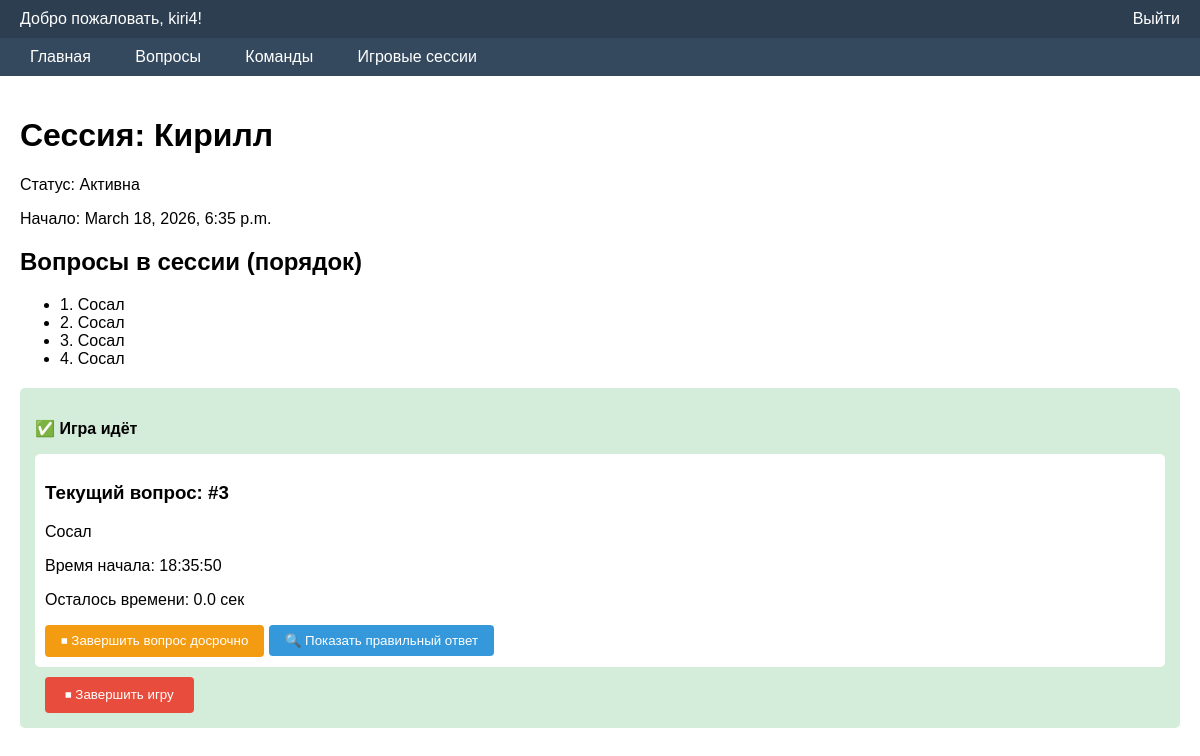
The page /moderator/sessions/10/ (signed in) on the database its author committed.
### moderator/models.py (models this page shows, shortened)
class Moderator(models.Model):
    user = models.OneToOneField(User, on_delete=models.CASCADE, related_name='moderator_profile')
    full_name = models.CharField(max_length=100, verbose_name="Полное имя")
    phone = models.CharField(max_length=20, blank=True, verbose_name="Телефон")
    created_at = models.DateTimeField(auto_now_add=True)
    class Meta:
        verbose_name = "Модератор"
        verbose_name_plural = "Модераторы"

### quiz/models.py (models this page shows, shortened)
class GameSession(models.Model):
    STATUS_CHOICES = [
        ('prep', 'Подготовка'),
        ('active', 'Активна'),
        ('finished', 'Завершена'),
    ]
    name = models.CharField('Название игры', max_length=200, blank=True)
    start_time = models.DateTimeField('Время начала', null=True, blank=True)
    end_time = models.DateTimeField('Время окончания', null=True, blank=True)
    status = models.CharField('Статус', max_length=10, choices=STATUS_CHOICES, default='prep')
    created_at = models.DateTimeField('Дата создания', auto_now_add=True)
    current_game_question = models.ForeignKey('GameQuestion', on_delete=models.SET_NULL, null=True, blank=True,
                                               related_name='+', verbose_name='Текущий вопрос')
    class Meta:
        verbose_name = 'Игровая сессия'
        verbose_name_plural = 'Игровые сессии'

class GameQuestion(models.Model):
    game_session = models.ForeignKey(GameSession, on_delete=models.CASCADE, related_name='game_questions')
    question = models.ForeignKey(Question, on_delete=models.CASCADE, related_name='game_questions')
    order = models.PositiveIntegerField('Порядковый номер вопроса')
    start_time = models.DateTimeField('Время показа вопроса', null=True, blank=True)  # заполняется при старте вопроса
    class Meta:
        verbose_name = 'Вопрос в игре'
        verbose_name_plural = 'Вопросы в игре'
        unique_together = ('game_session', 'order')  # один порядковый номер в сессии
        ordering = ['order']

class Question(models.Model):
    text = models.TextField('Текст вопроса')
    time_limit = models.PositiveIntegerField('Время на ответ (сек)', default=60)
    image = models.ImageField('Изображение', upload_to='questions/', blank=True, null=True)
    created_at = models.DateTimeField('Дата создания', auto_now_add=True)
    class Meta:
        verbose_name = 'Вопрос'
        verbose_name_plural = 'Вопросы'

### moderator/views.py (the view)
# urls.py: path('sessions/<int:pk>/', views.GameSessionDetailView.as_view(), name='gamesession_detail'),
class GameSessionDetailView(ModeratorRequiredMixin, DetailView):
    model = GameSession
    template_name = 'moderator/gamesession_detail.html'
    context_object_name = 'session'
    def get_context_data(self, **kwargs):
        context = super().get_context_data(**kwargs)
        context['available_questions'] = Question.objects.all()
        context['game_questions'] = self.object.game_questions.all().order_by('order')
        return context

### moderator/views.py (called while the page is built)
    def dispatch(self, request, *args, **kwargs):
        if not request.user.is_authenticated:
            return self.handle_no_permission()
        if not hasattr(request.user, 'moderator_profile'):
            raise PermissionDenied("У вас нет прав модератора.")
        return super().dispatch(request, *args, **kwargs)

### moderator/templates/moderator/gamesession_detail.html (shortened to what this page needs)
{% extends "moderator/base.html" %}
{% block content %}
<h1>Сессия: {{ session.name }}</h1>
<p>Статус: {{ session.get_status_display }}</p>
<p>Начало: {{ session.start_time|default:"не начата" }}</p>
<h2>Вопросы в сессии (порядок)</h2>
<ul>
    {% for gq in game_questions %}
    <li>
        {{ gq.order }}. {{ gq.question.text|truncatechars:80 }}
    </li>
    {% empty %}
    <li>Нет добавленных вопросов</li>
    {% endfor %}
</ul>
{% if session.status == 'active' %}
    <div style="background: #d4edda; padding: 15px; border-radius: 5px; margin-top: 20px;">
        <p style="font-weight: bold;">✅ Игра идёт</p>
        {% if session.current_game_question %}
            <div style="background: white; padding: 10px; border-radius: 5px; margin-bottom: 10px;">
                <h3>Текущий вопрос: #{{ session.current_game_question.order }}</h3>
                <p>{{ session.current_game_question.question.text|truncatechars:150 }}</p>
                <p>Время начала: {{ session.current_game_question.start_time|date:"H:i:s" }}</p>
                <p>Осталось времени: <span id="timer_display">--</span></p>
                <form method="post" action="{% url 'moderator:end_question_early' session.pk %}" style="display:inline;">
                    <button type="submit" onclick="return confirm('Досрочно завершить приём ответов?')"
                            style="background: #f39c12; color: white; border: none; padding: 8px 16px; border-radius: 4px; cursor: pointer;">
                        ⏹ Завершить вопрос досрочно
                    </button>
                </form>
                <form method="post" action="{% url 'moderator:show_correct_answer' session.pk %}" style="display:inline;">
                    <button type="submit"
                            style="background: #3498db; color: white; border: none; padding: 8px 16px; border-radius: 4px; cursor: pointer;">
                        🔍 Показать правильный ответ
                    </button>
                </form>
            </div>
        {% endif %}
        <form method="post" action="{% url 'moderator:end_game_session' session.pk %}" style="display:inline; margin-left: 10px;">
            <button type="submit" onclick="return confirm('Вы уверены, что хотите завершить игру?')"
                    style="background: #e74c3c; color: white; border: none; padding: 10px 20px; border-radius: 4px; cursor: pointer;">
                ⏹ Завершить игру
            </button>
        </form>
    </div>
{% endif %}
{% endblock %}

### moderator/templates/moderator/base.html (shortened to what this page needs)
<!DOCTYPE html>
<html lang="ru">
<head>
</head>
<body>
    <div class="header">
        <span class="user-info">Добро пожаловать, {{ user.moderator_profile.full_name }}!</span>
        <a href="{% url 'moderator:logout' %}" class="logout">Выйти</a>
    </div>
    <div class="nav">
        <a href="{% url 'moderator:panel' %}">Главная</a>
        <a href="{% url 'moderator:question_list' %}">Вопросы</a>
        <a href="{% url 'moderator:team_list' %}">Команды</a>
        <a href="{% url 'moderator:gamesession_list' %}">Игровые сессии</a>
    </div>
    <div class="content">
        {% block content %}{% endblock %}
    </div>
</body>
</html>

### moderator/templates/moderator/base.html (style rules this page uses)
body { font-family: Arial, sans-serif; margin: 0; padding: 0; }
.header { background: #2c3e50; color: white; padding: 10px 20px; overflow: hidden; }
.header a { color: white; text-decoration: none; }
.header .user-info { float: left; }
.header .logout { float: right; }
.nav { background: #34495e; padding: 10px 20px; }
.nav a { color: white; margin-right: 20px; text-decoration: none; padding: 5px 10px; }
.content { padding: 20px; }

### rows shown on the page
GameSession: name "Кирилл", status "Активна", start_time "March 18, 2026, 6:35 p.m.", current_game_question.order "3", current_game_question.question.text "Сосал", current_game_question.start_time "18:35:50"
GameQuestion: order "1", question.text "Сосал"
GameQuestion: order "2", question.text "Сосал"
GameQuestion: order "3", question.text "Сосал"
GameQuestion: order "4", question.text "Сосал"

### other values the page prints
{{ user.moderator_profile.full_name }} "kiri4"
